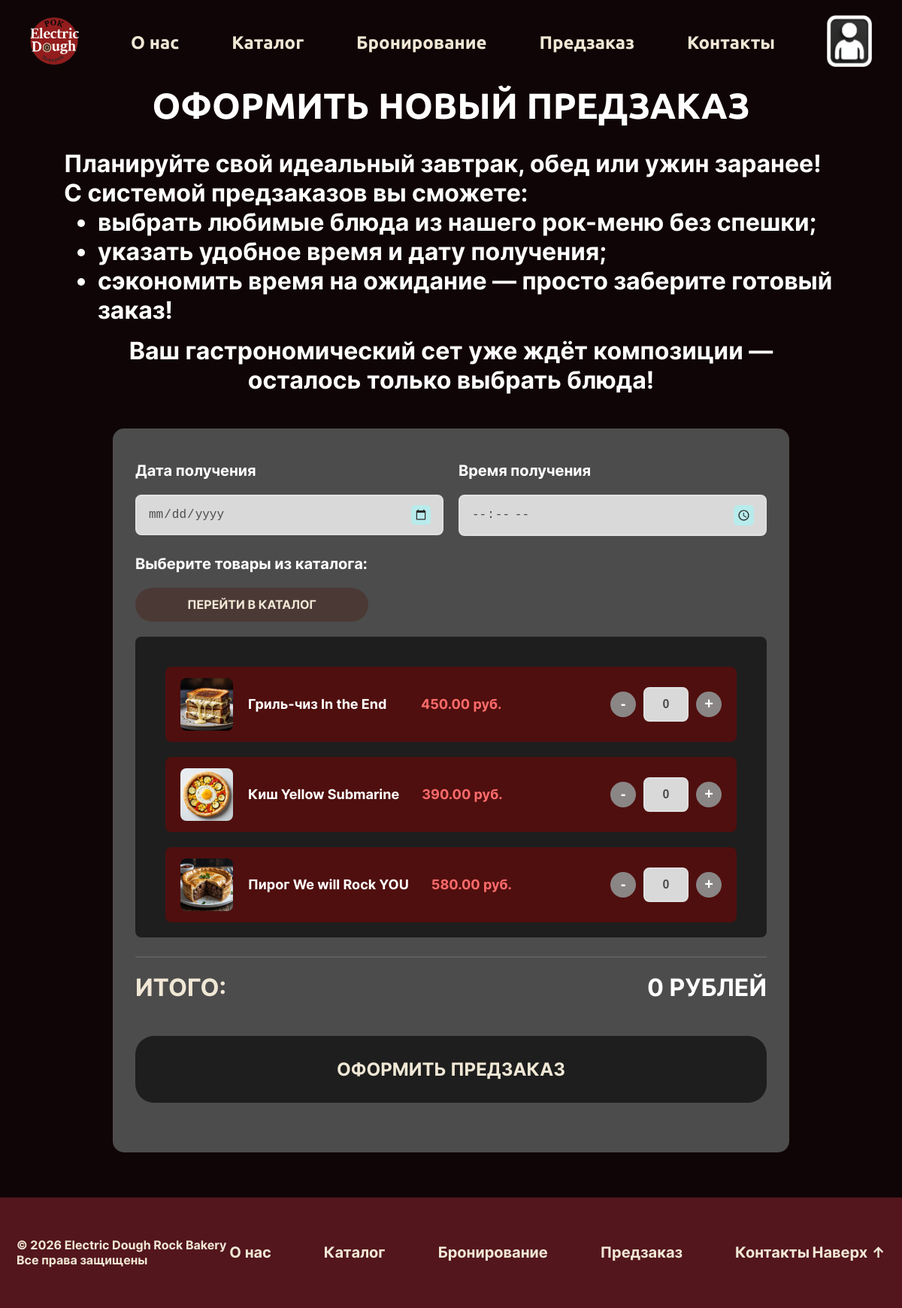
Screenshot of /pre-order.php (signed in) with the database file from the repository.
### tables this page shows
CREATE TABLE `products` (
  `ID_product` int NOT NULL,
  `Name` varchar(255) NOT NULL,
  `Description` text,
  `Full_description` text,
  `Price` decimal(10,2) NOT NULL,
  `Category` varchar(100) NOT NULL,
  `Image` varchar(255) DEFAULT NULL,
  `Ingredients` text,
  `Weight` varchar(50) DEFAULT NULL,
  `Status` enum('available','unavailable') DEFAULT 'available',
  `Created_at` timestamp NOT NULL DEFAULT CURRENT_TIMESTAMP
);

### pre-order.php (the view, shortened to what this page needs)
<?php
require_once 'db.php';
$is_authenticated = isset($_SESSION['user_id']);
$products_query = "SELECT * FROM products WHERE Status = 'available' ORDER BY Category, Name";
$products_result = $conn->query($products_query);
$products = [];
while ($row = $products_result->fetch_assoc()) {
    $products[] = $row;
}
$selected_product_id = isset($_GET['product_id']) ? intval($_GET['product_id']) : 0;
?>
<!DOCTYPE html>
<html lang="ru">
<head>
    <link rel="stylesheet" href="font.css">
    <link rel="stylesheet" href="css/variables.css">
    <link rel="stylesheet" href="css/pre-order.css">
</head>
<body>
    <header class="header">
        <div class="logo">
            <a href="index.php">
                <img src="IMG/logo.png" alt="Логотип бренда" width="65px">
            </a>
        </div>
        <nav class="menu">
            <ul>
                <li><a href="aboutus.php">О нас</a></li>
                <li><a href="catalog.php">Каталог</a></li>
                <li><a href="booking.php">Бронирование</a></li>
                <li><a href="pre-order.php">Предзаказ</a></li>
                <li><a href="contacts.php">Контакты</a></li>
            </ul>
        </nav>
        <div class="account">
            <a href="account.php">
                <img src="IMG/avatar.png" alt="Личный кабинет" width="60px">
            </a>
        </div>
    </header>
    <main>
        <h1 class="page__title">Оформить новый предзаказ</h1>
        <h2 class="page__subtitle">
            Планируйте свой идеальный завтрак, обед или ужин заранее!
            С системой предзаказов вы сможете:
            <ul class="available-functions__list">
                <li class="available-function__item">выбрать любимые блюда из нашего рок-меню без спешки;</li>
                <li class="available-function__item">указать удобное время и дату получения;</li>
                <li class="available-function__item">сэкономить время на ожидание — просто заберите готовый заказ!</li>
            </ul>
        </h2>
        <h2 class="page__subtitle block__intro-phrase">
            Ваш гастрономический сет уже ждёт композиции —
            осталось только выбрать блюда!
        </h2>
        <?php if (!$is_authenticated): ?>
            <div class="auth-warning">
                <p>Чтобы оформить предзаказ, необходимо авторизоваться</p>
                <a href="account.php" class="primary-btn">Войти в личный кабинет</a>
            </div>
        <?php else: ?>
            <section class="new-preorder">
                <div class="preorder-form-container">
                    <form id="preorder-form" class="preorder-form">
                        <div class="form-row">
                            <div class="form-group">
                                <label for="pickup-date">Дата получения</label>
                                <input type="date" id="pickup-date" name="pickup_date"
                                       min="<?php echo date('Y-m-d'); ?>" required>
                            </div>
                            <div class="form-group">
                                <label for="pickup-time">Время получения</label>
                                <input type="time" id="pickup-time" name="pickup_time"
                                       min="08:00" max="22:00" required>
                            </div>
                        </div>
                        <div class="form-group">
                            <label>Выберите товары из каталога:</label>
                            <div class="catalog-link">
                                <a href="catalog.php" class="secondary-btn">Перейти в каталог</a>
                            </div>
                            <div class="products-selector">
                                <?php foreach ($products as $product):
                                    $selected = ($product['ID_product'] == $selected_product_id) ? 'selected-product' : '';
                                    $image_path = !empty($product['Image']) ? 'IMG/products/' . $product['Image'] : 'IMG/placeholder.jpg';
                                ?>
                                <div class="product-select-item <?php echo $selected; ?>" data-id="<?php echo $product['ID_product']; ?>">
                                    <div class="product-image">
                                        <img src="<?php echo $image_path; ?>" alt="<?php echo htmlspecialchars($product['Name']); ?>"
                                             onerror="this.src='IMG/placeholder.jpg'">
                                    </div>
                                    <div class="product-info">
                                        <div class="product-details">
                                            <span class="product-name"><?php echo htmlspecialchars($product['Name']); ?></span>
                                            <span class="product-price"><?php echo $product['Price']; ?> руб.</span>
                                        </div>
                                        <div class="product-controls">
                                            <div class="quantity-control">
                                                <button type="button" class="quantity-btn minus" onclick="changeQuantity(this, -1)">-</button>
                                                <input type="number" class="quantity-input" value="<?php echo ($product['ID_product'] == $selected_product_id) ? '1' : '0'; ?>"
                                                       min="0" max="10"
                                                       data-id="<?php echo $product['ID_product']; ?>"
                                                       data-name="<?php echo htmlspecialchars($product['Name']); ?>"
                                                       data-price="<?php echo $product['Price']; ?>">
                                                <button type="button" class="quantity-btn plus" onclick="changeQuantity(this, 1)">+</button>
                                            </div>
                                        </div>
                                    </div>
                                </div>
                                <?php endforeach; ?>
                            </div>
                        </div>
                        <div class="preorder-total">
                            <span class="total-amount__title">Итого:</span>
                            <span id="total-amount" class="total-amount">0 рублей</span>
                        </div>
                        <button type="button" class="submit-preorder" onclick="submitPreOrder()">
                            Оформить предзаказ
                        </button>
                    </form>
                </div>
            </section>
        <?php endif; ?>
    </main>
    <footer class="footer">
        <p class="company-info">
            &copy; 2026 Electric Dough Rock Bakery
            Все права защищены
        </p>
        <nav class="menu footer-menu">
            <ul>
                <li><a href="aboutus.php">О нас</a></li>
                <li><a href="catalog.php">Каталог</a></li>
                <li><a href="booking.php">Бронирование</a></li>
                <li><a href="pre-order.php">Предзаказ</a></li>
                <li><a href="contacts.php">Контакты</a></li>
            </ul>
        </nav>
        <a href="#top" class="to-top">Наверх ↑</a>
    </footer>
</body>
</html>

### css/variables.css (style rules this page uses)
:root { --menu-font-family: "Ubuntu", serif; --page-heading-font:"Ubuntu",serif; --main-font-family: "Inter", sans-serif; --accent-font-family:"AbhayaLibre", sans-serif; --regular-font-weight:400; --bold-font-weight:700; --accent-font-color:#F0E7D5; --dark-brown-color:#4B3935; --dark-red-color: #53161D; --main-font-color:white; --button-hover-color:#8b3735; --special-button-hover: 0 5px 20px rgba(255, 107, 107, 0.4); --menu-link-hover:#ff6b6b; --user-action-card-bcgr:#1E1E1E; --min-font-size:16px; --second-min-font-size:20px; --menu-and-buttons-font-size:24px; --heading-font-size:48px; --subtitle-font-size:32px; --second-max-font-size:64px; --max-font-size:128px; --main-border-radius:25px; --form-border-radius:20px; }

### rows the page displays
products: Image (picture), Name "Гриль-чиз In the End", Price "450.00", ID_product "0"
products: Image (picture), Name "Киш Yellow Submarine", Price "390.00", ID_product "0"
products: Image (picture), Name "Пирог We will Rock YOU", Price "580.00", ID_product "0"
